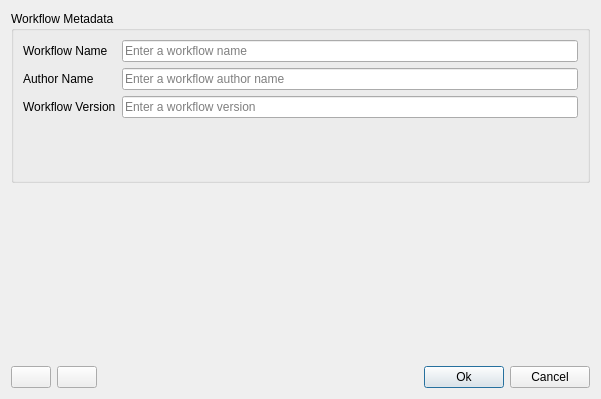
<?xml version="1.0" encoding="UTF-8"?>
<ui version="4.0">
 <class>WorkflowSetupDialog</class>
 <widget class="QDialog" name="WorkflowSetupDialog">
  <property name="geometry">
   <rect>
    <x>0</x>
    <y>0</y>
    <width>601</width>
    <height>399</height>
   </rect>
  </property>
  <property name="windowTitle">
   <string>DSGTools: Workflow Setup</string>
  </property>
  <layout class="QGridLayout" name="gridLayout_3">
   <item row="2" column="3">
    <widget class="QPushButton" name="okPushButton">
     <property name="text">
      <string>Ok</string>
     </property>
    </widget>
   </item>
   <item row="0" column="0" colspan="5">
    <widget class="QgsCollapsibleGroupBox" name="mGroupBox">
     <property name="title">
      <string>Workflow Metadata</string>
     </property>
     <layout class="QFormLayout" name="formLayout">
      <item row="0" column="0" colspan="2">
       <layout class="QGridLayout" name="gridLayout">
        <item row="2" column="0">
         <widget class="QLabel" name="label_3">
          <property name="text">
           <string>Workflow Version</string>
          </property>
         </widget>
        </item>
        <item row="1" column="0">
         <widget class="QLabel" name="label_2">
          <property name="text">
           <string>Author Name</string>
          </property>
         </widget>
        </item>
        <item row="1" column="1">
         <widget class="QLineEdit" name="authorLineEdit">
          <property name="placeholderText">
           <string>Enter a workflow author name</string>
          </property>
         </widget>
        </item>
        <item row="0" column="0">
         <widget class="QLabel" name="label">
          <property name="text">
           <string>Workflow Name</string>
          </property>
         </widget>
        </item>
        <item row="2" column="1">
         <widget class="QLineEdit" name="versionLineEdit">
          <property name="placeholderText">
           <string>Enter a workflow version</string>
          </property>
         </widget>
        </item>
        <item row="0" column="1">
         <widget class="QLineEdit" name="nameLineEdit">
          <property name="placeholderText">
           <string>Enter a workflow name</string>
          </property>
         </widget>
        </item>
       </layout>
      </item>
     </layout>
    </widget>
   </item>
   <item row="2" column="2">
    <spacer name="horizontalSpacer">
     <property name="orientation">
      <enum>Qt::Horizontal</enum>
     </property>
     <property name="sizeHint" stdset="0">
      <size>
       <width>40</width>
       <height>20</height>
      </size>
     </property>
    </spacer>
   </item>
   <item row="2" column="0">
    <widget class="QPushButton" name="exportPushButton">
     <property name="toolTip">
      <string>Export current model to a JSON file</string>
     </property>
     <property name="text">
      <string/>
     </property>
     <property name="icon">
      <iconset resource="../../../../resources.qrc">
       <normaloff>:/plugins/DsgTools/icons/save.png</normaloff>:/plugins/DsgTools/icons/save.png</iconset>
     </property>
    </widget>
   </item>
   <item row="2" column="4">
    <widget class="QPushButton" name="cancelPushButton">
     <property name="text">
      <string>Cancel</string>
     </property>
    </widget>
   </item>
   <item row="2" column="1">
    <widget class="QPushButton" name="importPushButton">
     <property name="toolTip">
      <string>Import workflow from a JSON file</string>
     </property>
     <property name="text">
      <string/>
     </property>
     <property name="icon">
      <iconset resource="../../../../resources.qrc">
       <normaloff>:/plugins/DsgTools/icons/import.png</normaloff>:/plugins/DsgTools/icons/import.png</iconset>
     </property>
    </widget>
   </item>
   <item row="1" column="0" colspan="5">
    <widget class="OrderedTableWidget" name="orderedTableWidget" native="true"/>
   </item>
  </layout>
 </widget>
 <customwidgets>
  <customwidget>
   <class>QgsCollapsibleGroupBox</class>
   <extends>QGroupBox</extends>
   <header>qgscollapsiblegroupbox.h</header>
   <container>1</container>
  </customwidget>
  <customwidget>
   <class>OrderedTableWidget</class>
   <extends>QWidget</extends>
   <header>DsgTools.gui.CustomWidgets.OrderedPropertyWidgets.orderedTableWidget.h</header>
   <container>1</container>
  </customwidget>
 </customwidgets>
 <resources>
  <include location="../../../../resources.qrc"/>
 </resources>
 <connections/>
</ui>
